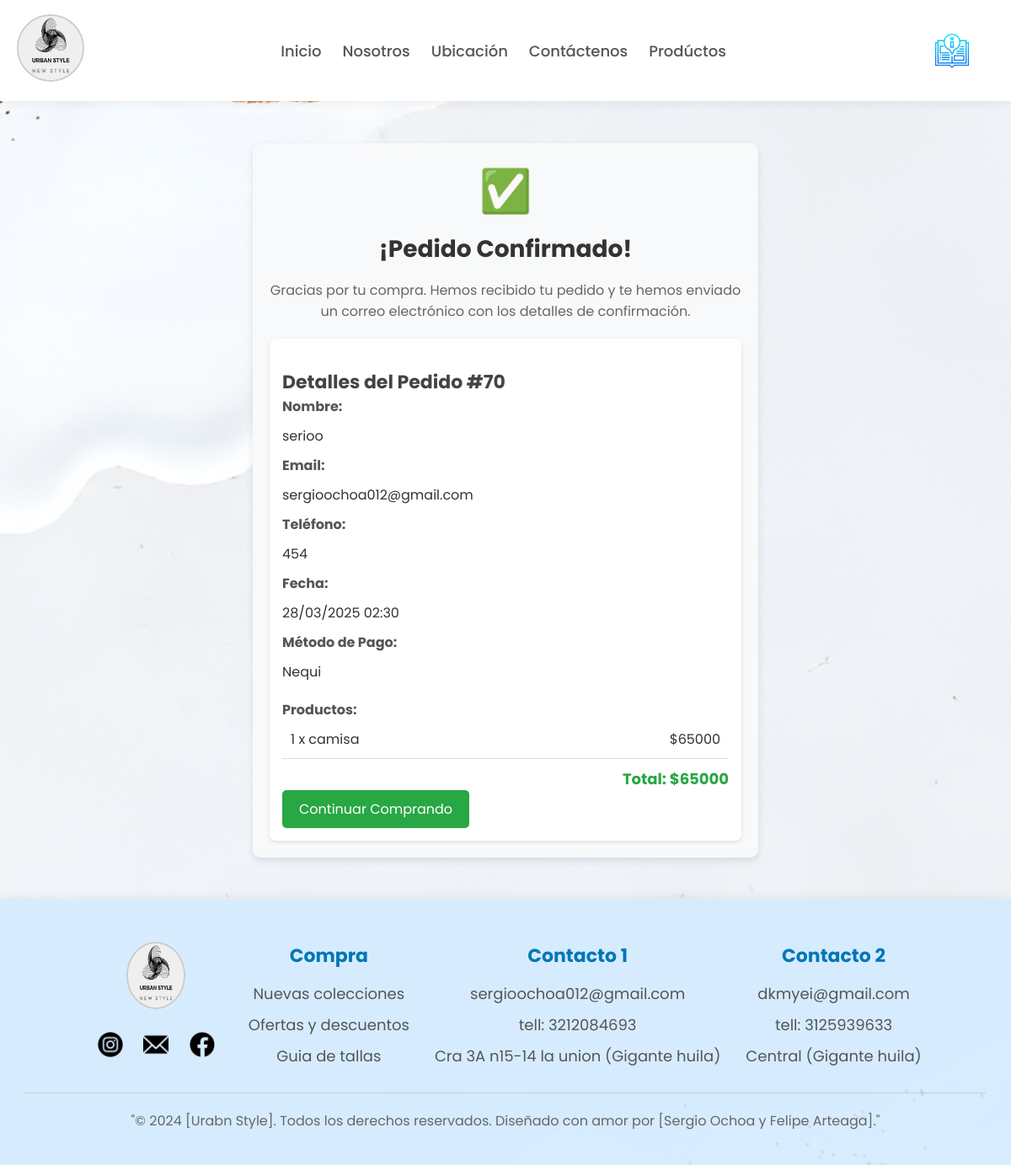
/confirmac/70/, run on the app's committed database.
### productos/models.py (models this page shows, shortened)
class Orden(models.Model):
    METODOS_PAGO = [
        ('nequi', 'Nequi'),
    ]
    usuario = models.ForeignKey(User, on_delete=models.CASCADE, null=True, blank=True)
    nombre = models.CharField(max_length=200)
    email = models.EmailField()
    telefono = models.CharField(max_length=20)
    sesion_id = models.CharField(max_length=100, null=True, blank=True)
    total = models.DecimalField(max_digits=10, decimal_places=0)
    metodo_pago = models.CharField(
        max_length=20,
        choices=METODOS_PAGO
    )
    pagado = models.BooleanField(default=False)
    fecha_creacion = models.DateTimeField(auto_now_add=True)

class OrdenItem(models.Model):
    orden = models.ForeignKey(Orden, related_name='items', on_delete=models.CASCADE)
    producto = models.ForeignKey("Producto", on_delete=models.CASCADE)
    precio = models.DecimalField(max_digits=10, decimal_places=0)
    cantidad = models.IntegerField(default=1)
    def subtotal(self):
        return self.precio * self.cantidad

class Producto(models.Model):
    CATEGORIAS = [
        ('Hombre', 'Hombre'),
        ('Mujer', 'Mujer'),
    ]
    nombre = models.CharField(max_length=200)
    descripcion = models.TextField()
    precio = models.DecimalField(max_digits=10, decimal_places=0)
    foto = models.ImageField(upload_to='productos/')
    fecha_creacion = models.DateField(auto_now_add=True)
    categoria = models.CharField(max_length=10, choices=CATEGORIAS, default='Hombre')  # 👈 Campo de categoría

### productos/views.py (the view)
# urls.py: path('confirmac/<int:orden_id>/', views.confirmacion, name='confirmar'),
def confirmacion(request, orden_id):
    try:
        if request.user.is_authenticated:
            orden = Orden.objects.get(id=orden_id, usuario=request.user)
        else:
            orden = Orden.objects.get(id=orden_id, sesion_id=request.session.session_key)
        items = OrdenItem.objects.filter(orden=orden)
        return render(request, 'confirmacion.html', {
            'orden': orden,
            'items': items
        })
    except Orden.DoesNotExist:
        messages.error(request, "Orden no encontrada")
        return redirect('productos')

### productos/templates/confirmacion.html (shortened to what this page needs)
{% extends 'base.html' %}
{% load static %}
{% block content %}
    <link rel="stylesheet" href="{% static 'tienda/confirmacion.css' %}">
    <div class="confirmacion-container">
        <div class="confirmacion-icon">✅</div>
        <h1 class="confirmacion-titulo">¡Pedido Confirmado!</h1>
        <div class="confirmacion-mensaje">
            Gracias por tu compra. Hemos recibido tu pedido y te hemos enviado un correo electrónico con los detalles de confirmación.
        </div>
        <div class="confirmacion-detalles">
            <h2 class="resumen-titulo">Detalles del Pedido #{{ orden.id }}</h2>
            <div class="confirmacion-datos">
                <div>
                    <div class="datos-titulo">Nombre:</div>
                    <div>{{ orden.nombre }}</div>
                </div>
                <div>
                    <div class="datos-titulo">Email:</div>
                    <div>{{ orden.email }}</div>
                </div>
                <div>
                    <div class="datos-titulo">Teléfono:</div>
                    <div>{{ orden.telefono }}</div>
                </div>
                <div>
                    <div class="datos-titulo">Fecha:</div>
                    <div>{{ orden.fecha_creacion|date:"d/m/Y H:i" }}</div>
                </div>
                <div>
                    <div class="datos-titulo">Método de Pago:</div>
                    <div>{{ orden.get_metodo_pago_display }}</div>
                </div>
            </div>
            <div class="confirmacion-items">
                <div class="datos-titulo">Productos:</div>
                {% for item in items %}
                <div class="confirmacion-item">
                    <div>{{ item.cantidad }} x {{ item.producto.nombre }}</div>
                    <div>${{ item.subtotal }}</div>
                </div>
                {% endfor %}
                <div class="confirmacion-total">
                    Total: ${{ orden.total }}
                </div>
            </div>
            <a href="{% url 'productos' %}" class="btn btn-success">
                Continuar Comprando
            </a>
        </div>
    </div>
{% endblock %}

### productos/static/tienda/base.css (style rules this page uses)
* { margin: 0; padding: 0; box-sizing: border-box; text-decoration: none; list-style: none; font-family: "Poppins", sans-serif; }
body { background-image: url('../images/fondo5.png'); background-repeat: no-repeat; background-size: cover; background-attachment: fixed; color: #333; display: flex; flex-direction: column; min-height: 100vh; }

### productos/static/tienda/confirmacion.css (style rules this page uses)
.confirmacion-container { max-width: 600px; margin: 50px auto; padding: 20px; text-align: center; background-color: #f8f9fa; border-radius: 10px; box-shadow: 0px 4px 10px rgba(0, 0, 0, 0.1); }
.confirmacion-icon { font-size: 50px; color: #28a745; margin-bottom: 10px; }
.confirmacion-titulo { font-size: 28px; font-weight: bold; color: #333; }
.resumen-titulo { font-size: 22px; font-weight: bold; margin-top: 20px; color: #444; }
.confirmacion-mensaje { font-size: 16px; color: #666; margin: 15px 0; }
.confirmacion-detalles { text-align: left; margin-top: 20px; background: #fff; padding: 15px; border-radius: 8px; box-shadow: 0px 2px 5px rgba(0, 0, 0, 0.1); }
.confirmacion-datos div { margin-bottom: 10px; }
.datos-titulo { font-weight: bold; color: #555; }
.confirmacion-items { margin-top: 20px; }
.confirmacion-item { display: flex; justify-content: space-between; padding: 10px; border-bottom: 1px solid #ddd; }
.confirmacion-total { font-size: 18px; font-weight: bold; color: #28a745; text-align: right; margin-top: 10px; }
.btn-success { display: inline-block; padding: 10px 20px; background-color: #28a745; color: white; text-decoration: none; border-radius: 5px; transition: background 0.3s ease; }

### data on the page
Orden: id "70", nombre "serioo", email "sergioochoa012@gmail.com", telefono "454", fecha_creacion "28/03/2025 02:30", metodo_pago "Nequi", total "65000"
OrdenItem: cantidad "1", producto.nombre "camisa", subtotal "65000"
